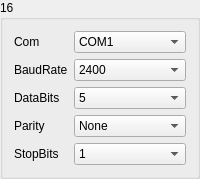
       <widget class="QGroupBox" name="gBoxMeter_16">
        <property name="minimumSize">
         <size>
          <width>171</width>
          <height>171</height>
         </size>
        </property>
        <property name="title">
         <string>16</string>
        </property>
        <layout class="QGridLayout" name="gridLayout_21">
         <item row="0" column="0">
          <widget class="QLabel" name="label_98">
           <property name="sizePolicy">
            <sizepolicy hsizetype="Fixed" vsizetype="Preferred">
             <horstretch>0</horstretch>
             <verstretch>0</verstretch>
            </sizepolicy>
           </property>
           <property name="text">
            <string>Com</string>
           </property>
          </widget>
         </item>
         <item row="0" column="1">
          <widget class="QComboBox" name="comboMeterSerialNum_16">
           <item>
            <property name="text">
             <string>COM1</string>
            </property>
           </item>
           <item>
            <property name="text">
             <string>COM2</string>
            </property>
           </item>
           <item>
            <property name="text">
             <string>COM3</string>
            </property>
           </item>
           <item>
            <property name="text">
             <string>COM4</string>
            </property>
           </item>
           <item>
            <property name="text">
             <string>COM5</string>
            </property>
           </item>
           <item>
            <property name="text">
             <string>COM6</string>
            </property>
           </item>
           <item>
            <property name="text">
             <string>COM7</string>
            </property>
           </item>
           <item>
            <property name="text">
             <string>COM8</string>
            </property>
           </item>
           <item>
            <property name="text">
             <string>COM9</string>
            </property>
           </item>
           <item>
            <property name="text">
             <string>COM10</string>
            </property>
           </item>
           <item>
            <property name="text">
             <string>COM11</string>
            </property>
           </item>
           <item>
            <property name="text">
             <string>COM12</string>
            </property>
           </item>
           <item>
            <property name="text">
             <string>COM13</string>
            </property>
           </item>
           <item>
            <property name="text">
             <string>COM14</string>
            </property>
           </item>
           <item>
            <property name="text">
             <string>COM15</string>
            </property>
           </item>
           <item>
            <property name="text">
             <string>COM16</string>
            </property>
           </item>
           <item>
            <property name="text">
             <string>COM17</string>
            </property>
           </item>
           <item>
            <property name="text">
             <string>COM18</string>
            </property>
           </item>
           <item>
            <property name="text">
             <string>COM19</string>
            </property>
           </item>
           <item>
            <property name="text">
             <string>COM20</string>
            </property>
           </item>
           <item>
            <property name="text">
             <string>COM21</string>
            </property>
           </item>
           <item>
            <property name="text">
             <string>COM22</string>
            </property>
           </item>
           <item>
            <property name="text">
             <string>COM23</string>
            </property>
           </item>
           <item>
            <property name="text">
             <string>COM24</string>
            </property>
           </item>
           <item>
            <property name="text">
             <string>COM25</string>
            </property>
           </item>
           <item>
            <property name="text">
             <string>COM26</string>
            </property>
           </item>
           <item>
            <property name="text">
             <string>COM27</string>
            </property>
           </item>
           <item>
            <property name="text">
             <string>COM28</string>
            </property>
           </item>
           <item>
            <property name="text">
             <string>COM29</string>
            </property>
           </item>
           <item>
            <property name="text">
             <string>COM30</string>
            </property>
           </item>
          </widget>
         </item>
         <item row="1" column="0">
          <widget class="QLabel" name="label_99">
           <property name="text">
            <string>BaudRate</string>
           </property>
          </widget>
         </item>
         <item row="1" column="1">
          <widget class="QComboBox" name="comboMeterBaudRate_16">
           <item>
            <property name="text">
             <string>2400</string>
            </property>
           </item>
           <item>
            <property name="text">
             <string>4800</string>
            </property>
           </item>
           <item>
            <property name="text">
             <string>9600</string>
            </property>
           </item>
           <item>
            <property name="text">
             <string>14400</string>
            </property>
           </item>
           <item>
            <property name="text">
             <string>19200</string>
            </property>
           </item>
           <item>
            <property name="text">
             <string>38400</string>
            </property>
           </item>
           <item>
            <property name="text">
             <string>56000</string>
            </property>
           </item>
          </widget>
         </item>
         <item row="2" column="0">
          <widget class="QLabel" name="label_100">
           <property name="text">
            <string>DataBits</string>
           </property>
          </widget>
         </item>
         <item row="2" column="1">
          <widget class="QComboBox" name="comboMeterBits_16">
           <item>
            <property name="text">
             <string>5</string>
            </property>
           </item>
           <item>
            <property name="text">
             <string>6</string>
            </property>
           </item>
           <item>
            <property name="text">
             <string>7</string>
            </property>
           </item>
           <item>
            <property name="text">
             <string>8</string>
            </property>
           </item>
          </widget>
         </item>
         <item row="3" column="0">
          <widget class="QLabel" name="label_101">
           <property name="text">
            <string>Parity</string>
           </property>
          </widget>
         </item>
         <item row="3" column="1">
          <widget class="QComboBox" name="comboMeterChkBit_16">
           <item>
            <property name="text">
             <string>None</string>
            </property>
           </item>
           <item>
            <property name="text">
             <string>Odd</string>
            </property>
           </item>
           <item>
            <property name="text">
             <string>Even</string>
            </property>
           </item>
          </widget>
         </item>
         <item row="4" column="0">
          <widget class="QLabel" name="label_102">
           <property name="text">
            <string>StopBits</string>
           </property>
          </widget>
         </item>
         <item row="4" column="1">
          <widget class="QComboBox" name="comboMeterEndBit_16">
           <item>
            <property name="text">
             <string>1</string>
            </property>
           </item>
           <item>
            <property name="text">
             <string>1.5</string>
            </property>
           </item>
           <item>
            <property name="text">
             <string>2</string>
            </property>
           </item>
          </widget>
         </item>
        </layout>
       </widget>
